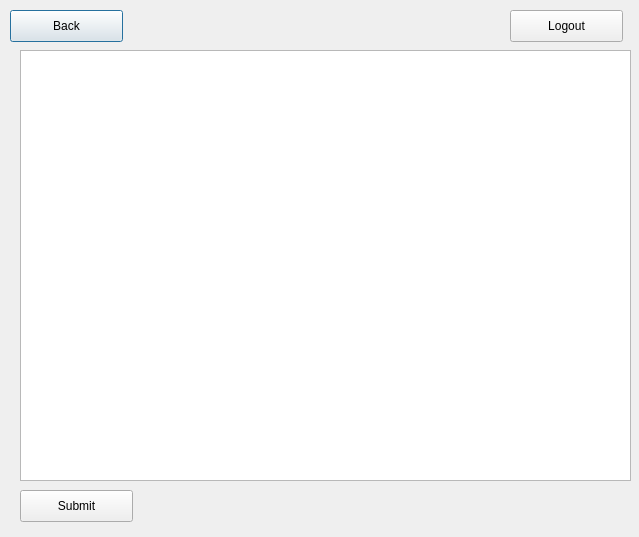
<?xml version="1.0" encoding="UTF-8"?>
<ui version="4.0">
 <class>editEmployee</class>
 <widget class="QDialog" name="editEmployee">
  <property name="geometry">
   <rect>
    <x>0</x>
    <y>0</y>
    <width>639</width>
    <height>537</height>
   </rect>
  </property>
  <property name="windowTitle">
   <string>Dialog</string>
  </property>
  <widget class="QPushButton" name="pushButton">
   <property name="geometry">
    <rect>
     <x>10</x>
     <y>10</y>
     <width>113</width>
     <height>32</height>
    </rect>
   </property>
   <property name="text">
    <string>Back</string>
   </property>
  </widget>
  <widget class="QPushButton" name="pushButton_2">
   <property name="geometry">
    <rect>
     <x>510</x>
     <y>10</y>
     <width>113</width>
     <height>32</height>
    </rect>
   </property>
   <property name="text">
    <string>Logout</string>
   </property>
  </widget>
  <widget class="QPushButton" name="pushButton_3">
   <property name="geometry">
    <rect>
     <x>20</x>
     <y>490</y>
     <width>113</width>
     <height>32</height>
    </rect>
   </property>
   <property name="text">
    <string>Submit</string>
   </property>
  </widget>
  <widget class="QTableView" name="tableView">
   <property name="geometry">
    <rect>
     <x>20</x>
     <y>50</y>
     <width>611</width>
     <height>431</height>
    </rect>
   </property>
  </widget>
 </widget>
 <resources/>
 <connections/>
</ui>
